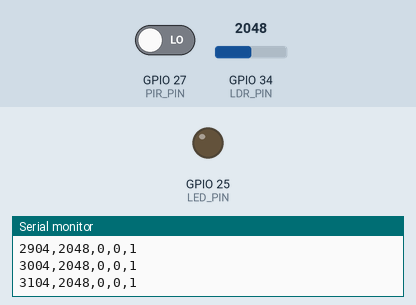
Simulated run of this sketch. Board: ESP32. Parts: output pins drawn as LEDs (lit = HIGH), the last lines printed to the serial monitor. The inputs (shaded band) are chosen by the test bench; at power-on: GPIO 34 (LDR_PIN) = 2048, GPIO 27 (PIR_PIN) LOW.

Above: at 3.2 s.
3.3 s: GPIO 34 (LDR_PIN) set to 1970
At 4.25 s:
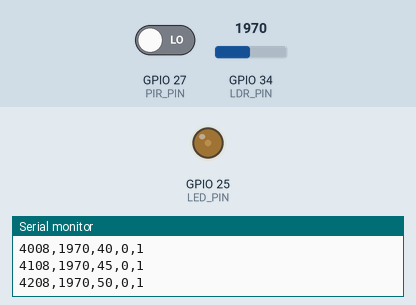
At 6.26 s:
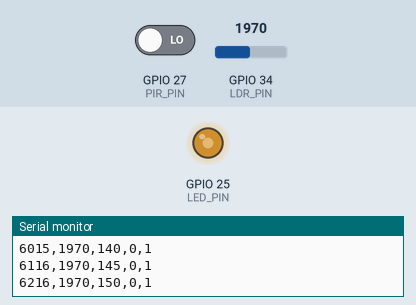
6.3 s: GPIO 34 (LDR_PIN) set to 2040
9.3 s: GPIO 34 (LDR_PIN) set to 1960
At 11.28 s:
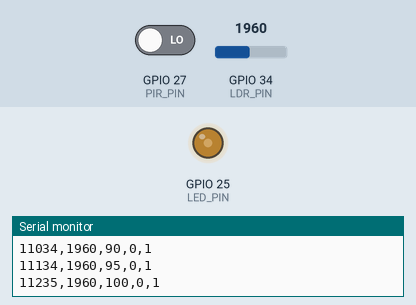
12.3 s: GPIO 34 (LDR_PIN) set to 2047
Timing chart, 0 to 16.3 s (numbered marks = the images above; inputs shaded):
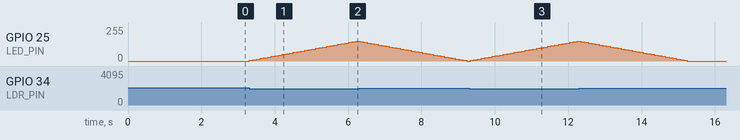

Measured:
- the behaviour switches between 2001 and 2000 on GPIO 34 (LDR_PIN) (found by bisection; images 0 and 1)
- after the input at 3.3 s, GPIO 25 (LED_PIN): moves from 0/255 to 149/255 over 2.9 s, starting at once
- after the input at 9.3 s, GPIO 25 (LED_PIN): moves from 0/255 to 149/255 over 2.9 s, starting at once

The sketch:

street_light_dimming.ino
```cpp
/*
 * Real-Time Automatic Street Light Dimming System
 *
 * Features:
 * - Automatic brightness control based on ambient light
 * - Motion detection for increased brightness when pedestrians/vehicles detected
 * - Real-time monitoring and data logging
 * - Energy-efficient PWM dimming
 *
 * Hardware Required:
 * - ESP32/Arduino Uno
 * - LDR (Light Dependent Resistor)
 * - PIR Motion Sensor (HC-SR501)
 * - LED/Street Light (12V LED strip recommended)
 * - MOSFET (IRF540N) for LED control
 * - 10K Ohm resistor for LDR
 */

// Pin Definitions
#define LDR_PIN 34          // Analog pin for LDR (ESP32: 34, Arduino: A0)
#define PIR_PIN 27          // Digital pin for PIR sensor
#define LED_PIN 25          // PWM pin for LED control
#define LED_CHANNEL 0       // PWM channel (ESP32 only)

// Configuration Constants
#define PWM_FREQ 5000       // PWM frequency in Hz
#define PWM_RESOLUTION 8    // 8-bit resolution (0-255)
#define MIN_BRIGHTNESS 20   // Minimum brightness (0-255)
#define MAX_BRIGHTNESS 255  // Maximum brightness (0-255)
#define MOTION_BRIGHTNESS 255 // Brightness when motion detected
#define MOTION_TIMEOUT 30000  // Time to keep high brightness after motion (ms)

// Thresholds
#define DARK_THRESHOLD 1000   // LDR value for darkness (adjust based on your LDR)
#define TWILIGHT_THRESHOLD 2000 // LDR value for twilight

// Global Variables
int currentBrightness = 0;
unsigned long lastMotionTime = 0;
bool motionDetected = false;
int ambientLight = 0;

void setup() {
  Serial.begin(115200);

  // Initialize pins
  pinMode(LDR_PIN, INPUT);
  pinMode(PIR_PIN, INPUT);
  pinMode(LED_PIN, OUTPUT);

  // Setup PWM for LED control (ESP32)
  #ifdef ESP32
    ledcSetup(LED_CHANNEL, PWM_FREQ, PWM_RESOLUTION);
    ledcAttachPin(LED_PIN, LED_CHANNEL);
  #endif

  Serial.println("=== Automatic Street Light Dimming System ===");
  Serial.println("System initialized...");
  delay(2000); // Allow PIR sensor to stabilize
}

void loop() {
  // Read sensors
  ambientLight = analogRead(LDR_PIN);
  motionDetected = digitalRead(PIR_PIN);

  // Update motion timer
  if (motionDetected) {
    lastMotionTime = millis();
  }

  // Calculate target brightness based on conditions
  int targetBrightness = calculateBrightness();

  // Smooth brightness transition
  if (currentBrightness < targetBrightness) {
    currentBrightness += 5;
    if (currentBrightness > targetBrightness) {
      currentBrightness = targetBrightness;
    }
  } else if (currentBrightness > targetBrightness) {
    currentBrightness -= 5;
    if (currentBrightness < targetBrightness) {
      currentBrightness = targetBrightness;
    }
  }

  // Apply brightness to LED
  setLEDBrightness(currentBrightness);

  // Send real-time data to serial (for monitoring)
  sendDataToSerial();

  delay(100); // Update every 100ms
}

int calculateBrightness() {
  // Check if motion was detected recently
  bool recentMotion = (millis() - lastMotionTime) < MOTION_TIMEOUT;

  // Daytime - lights off
  if (ambientLight > TWILIGHT_THRESHOLD) {
    return 0;
  }

  // Twilight - dim lights
  if (ambientLight > DARK_THRESHOLD) {
    if (recentMotion) {
      return MOTION_BRIGHTNESS;
    }
    return MIN_BRIGHTNESS + (MAX_BRIGHTNESS - MIN_BRIGHTNESS) / 3;
  }

  // Night time
  if (recentMotion) {
    return MOTION_BRIGHTNESS;
  }

  // Night time without motion - medium brightness
  return MIN_BRIGHTNESS + (MAX_BRIGHTNESS - MIN_BRIGHTNESS) / 2;
}

void setLEDBrightness(int brightness) {
  brightness = constrain(brightness, 0, 255);

  #ifdef ESP32
    ledcWrite(LED_CHANNEL, brightness);
  #else
    analogWrite(LED_PIN, brightness);
  #endif
}

void sendDataToSerial() {
  // Send data in CSV format for easy parsing
  Serial.print(millis());
  Serial.print(",");
  Serial.print(ambientLight);
  Serial.print(",");
  Serial.print(currentBrightness);
  Serial.print(",");
  Serial.print(motionDetected ? 1 : 0);
  Serial.print(",");
  Serial.println((millis() - lastMotionTime) < MOTION_TIMEOUT ? 1 : 0);
}

// Function to print formatted data (for debugging)
void printStatus() {
  Serial.println("\n--- Street Light Status ---");
  Serial.print("Ambient Light: ");
  Serial.println(ambientLight);
  Serial.print("Current Brightness: ");
  Serial.print(currentBrightness);
  Serial.println("/255");
  Serial.print("Motion Detected: ");
  Serial.println(motionDetected ? "YES" : "NO");
  Serial.print("Power Consumption: ");
  Serial.print((currentBrightness * 100.0) / 255.0);
  Serial.println("%");
  Serial.println("---------------------------\n");
}
```
